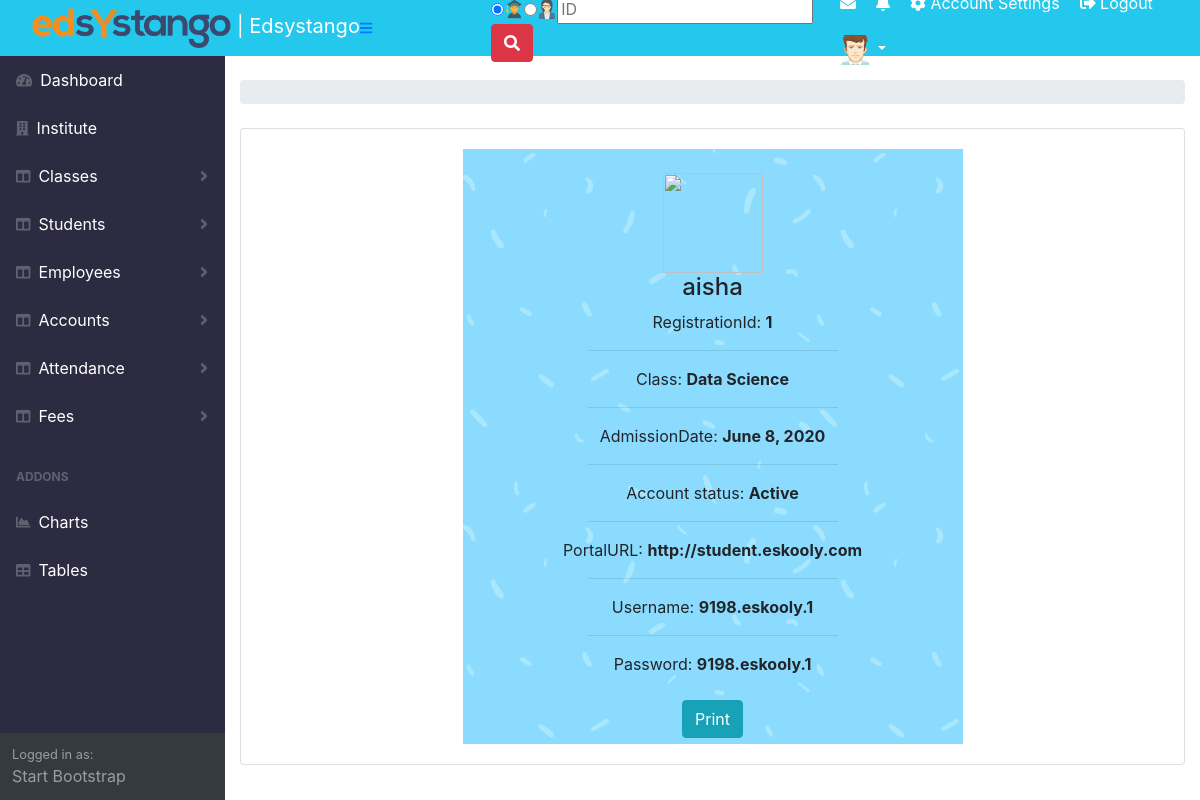
The page /print/1 on the database its author committed.
### portalapp/models.py (models this page shows, shortened)
class Student(models.Model):
    StudentName = models.CharField(max_length=255)
    RegistrtionNo = models.IntegerField()
    Class = models.ForeignKey(Addclass,on_delete=models.CASCADE)
    Picture = models.FileField(upload_to='profile/')
    AdmissionDate = models.DateField()
    DiscountFee = models.IntegerField()
    MobileNo = models.IntegerField()
    Email = models.EmailField(max_length=254,default='')

class Addclass(models.Model):
    name = models.CharField(max_length=255)
    fees = models.FloatField()
    def __str__(self):
        return self.name

### portalapp/views.py (the view)
# urls.py: path('print/<int:pk>',views.PrintLetter),
def PrintLetter(request,pk):
    obj = Student.objects.get(id=pk)
    return render(request,'portalapp/print.html',{'obj':obj})

### templates/portalapp/print.html
{% extends 'portalapp/base.html' %}
{% load static %}
{% block base %}
<center>
<div style="background-image:url('{%static 'images/background.jpg' %}'); height:595px; width:500px;"><br>
<img src="{% static 'images/student.png' %}" class="img-circle" style="width:100px;height:100px;"><br>
<h4>{{obj.StudentName}}</h4>
<div class="" style="padding:-10%">
  RegistrationId: <b>{{obj.RegistrtionNo}}</b><hr style="width:50%;height:0px;">
  Class: <b>{{obj.Class}}</b><hr style="width:50%">
  AdmissionDate: <b>{{obj.AdmissionDate}}</b><hr style="width:50%">
  Account status: <b>Active</b><hr style="width:50%">
  PortalURL: <b>http://student.eskooly.com</b><hr style="width:50%">
  Username: <b>9198.eskooly.{{obj.RegistrtionNo}}</b><hr style="width:50%">
  Password: <b>9198.eskooly.{{obj.RegistrtionNo}}</b><br><br>
  <input type="submit" class="btn btn-info" name="" value="Print">
</div>
</div>
{% endblock %}

### rows shown on the page
Student: StudentName "aisha", RegistrtionNo "1", Class "Data Science", AdmissionDate "June 8, 2020"
